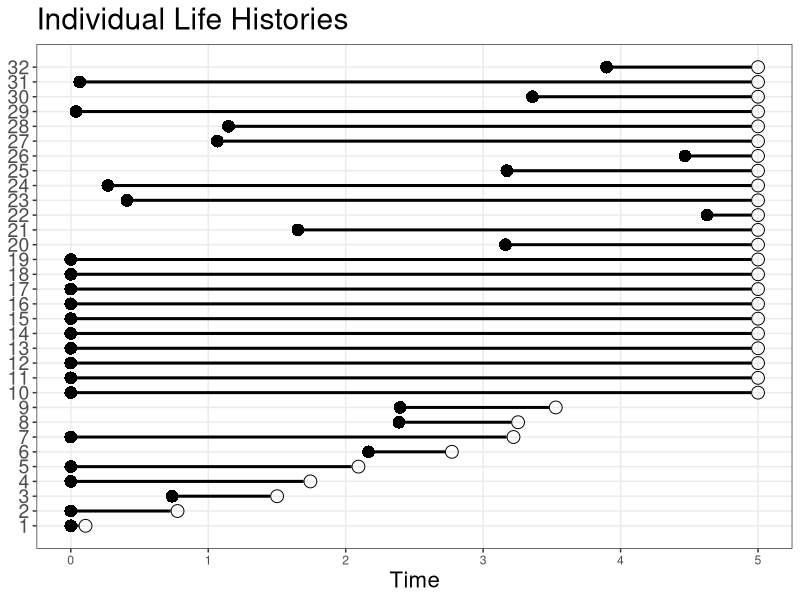

R code for this plot: (Note: this script raises an error after producing the figure.)
# --------------------------------------------------------------------------------
# load libraries and setup
# --------------------------------------------------------------------------------

rm(list=ls());gc()
dev.off()
library(ggplot2)


TWICE <- 5
nborn <- 20
lambda <- nborn/TWICE
g <- 1/10


S0 <- 15

S0_mosy <- data.frame(
  enter = rep(0,S0),
  leave = pmin(rexp(n = S0,rate = g),TWICE)
)

emerge <- rpois(n = 1,lambda = lambda*TWICE)
emerge_t <- runif(n = emerge,min = 0,max = TWICE)

emerge_mosy <- data.frame(
  enter = emerge_t,
  leave = pmin(emerge_t + rexp(n = emerge,rate = g),TWICE)
)

# individual histories
indiv_traces <- rbind(S0_mosy,emerge_mosy)
indiv_traces <- indiv_traces[order(indiv_traces$leave),]
indiv_traces$id <- as.integer(1:nrow(indiv_traces))

# aggregated ensemble
ensemble_trace <- data.frame(
  time = 0,count = sum(indiv_traces$enter < 2e-16),event = "begin"
)

trace_temp <- data.frame(
  time = c(indiv_traces$enter,indiv_traces$leave),
  delta = c(rep(1,times=length(indiv_traces$enter)),rep(-1,times=length(indiv_traces$enter))),
  event = c(paste0(indiv_traces$id," emerges"),paste0(indiv_traces$id," dies"))
)
trace_temp <- trace_temp[-which(trace_temp$time==0.0),]
trace_temp <- trace_temp[-which(trace_temp$time==5.0),]
trace_temp <- trace_temp[order(trace_temp$time),]

while(nrow(trace_temp) > 0){
  ensemble_trace <- rbind(
    ensemble_trace,
    data.frame(time = trace_temp[1,'time'], count = ensemble_trace[nrow(ensemble_trace),"count"] + trace_temp[1,"delta"], event = trace_temp[1,"event"])
  )
  trace_temp <- trace_temp[-1,]
}

ensemble_trace <- rbind(
  ensemble_trace, 
  data.frame(time = TWICE,count = ensemble_trace[nrow(ensemble_trace),"count"], event = "end")
)

# structure for Plotting
ensemble_trace_df <- data.frame(x0=-1,y0=-1,x1=-1,y1=-1,id=-1)
ensemble_trace_vert_df <- data.frame(x0=-1,y0=-1,x1=-1,y1=-1,id=-1)
for(i in 1:(nrow(ensemble_trace)-1)){
  
  ensemble_trace_df <- rbind(
    ensemble_trace_df,
    data.frame(
      x0 = ensemble_trace[i,"time"],
      x1 = ensemble_trace[i+1,"time"],
      y0 = ensemble_trace[i,"count"],
      y1 = ensemble_trace[i,"count"],
      id = i
    )
  )
  
  if(i < (nrow(ensemble_trace)-1)){
    ensemble_trace_vert_df <- rbind(
      ensemble_trace_vert_df,
      data.frame(
        x0 = ensemble_trace[i+1,"time"],
        x1 = ensemble_trace[i+1,"time"],
        y0 = ensemble_trace[i,"count"],
        y1 = ensemble_trace[i+1,"count"],
        id = i
      )
    )  
  }
  
}
ensemble_trace_df <- ensemble_trace_df[-1,]
ensemble_trace_vert_df <- ensemble_trace_vert_df[-1,]

# # calculate survival from population: KM estimator
# pop_trace <- ensemble_trace
# 
# # t = t0
# km_calc <- function(t0,pop_trace){
#   
#   surv <- matrix(0,nrow = 0,ncol = 2,dimnames = list(NULL,c("t","S(t)")))
#   surv <- rbind(surv,c(t0,1))
#   i <- 1
#   
#   devents <- grep(pattern = "dies",x = pop_trace$event)
#   
#   
#   while(length(devents) > 0){
#     Y <- pop_trace[devents[1]-1,"count"]
#     dY <- Y - pop_trace[devents[1],"count"]
#     t <- pop_trace[devents[1],"time"]
#     inc <- 1 - (dY/Y)
#     St <- surv[i,2] * inc
#     
#     surv <- rbind(surv,c(t,St))
#     
#     i <- i + 1
#     devents <- devents[-1]
#   }
#   
# }


# plots
plot_indiv <- ggplot(data = indiv_traces) +
  geom_segment(data = indiv_traces,aes(y=id,x=enter,yend=id,xend=leave-0.05),size=1.025) +
  geom_point(aes(x=enter,y=id),shape=16,size=4)+
  geom_point(aes(x=leave,y=id),shape=1,size=4)+
  scale_y_continuous(breaks=indiv_traces$id,labels=as.character(indiv_traces$id)) +
  labs(x = "Time",title = "Individual Life Histories") +
  theme_bw() +
  theme(
    panel.grid.minor = element_blank(),axis.text.y = element_text(size=14),axis.title.y = element_blank(),
    axis.title.x = element_text(size=16),title = element_text(size=18)
  )

ggsave(filename = here::here("figs/indiv_hist.tiff"),plot = plot_indiv,device = "tiff",height = 6,width = 8,compression = "lzw")

plot_ensemble <- ggplot(data = ensemble_trace_df) + 
  geom_segment(aes(y=y0,x=x0,yend=y1,xend=x1,group=id),size=1.025) +
  geom_segment(data=ensemble_trace_vert_df,aes(x=x0,xend=x1,y=y0,yend=y1,group=id),linetype=2,alpha=0.5) +
  geom_point(aes(x=x0,y=y0),shape=16,size=4) +
  geom_point(aes(x=x1,y=y1),shape=1,size=4) +
  geom_text(data=ensemble_trace[!ensemble_trace$event %in% c("begin","end"),], aes(x=time,y=count-0.05,label=event),vjust = 1,hjust = 1,size=2) +
  labs(x = "Time",title = "Ensemble Trajectory") +
  theme_bw() +
  theme(
    panel.grid.minor = element_blank(),axis.text.y = element_text(size=14),axis.title.y = element_blank(),
    axis.title.x = element_text(size=16),title = element_text(size=18)
  )

ggsave(filename = here::here("figs/ensemble_hist.tiff"),plot = plot_ensemble,device = "tiff",height = 6,width = 8,compression = "lzw")
